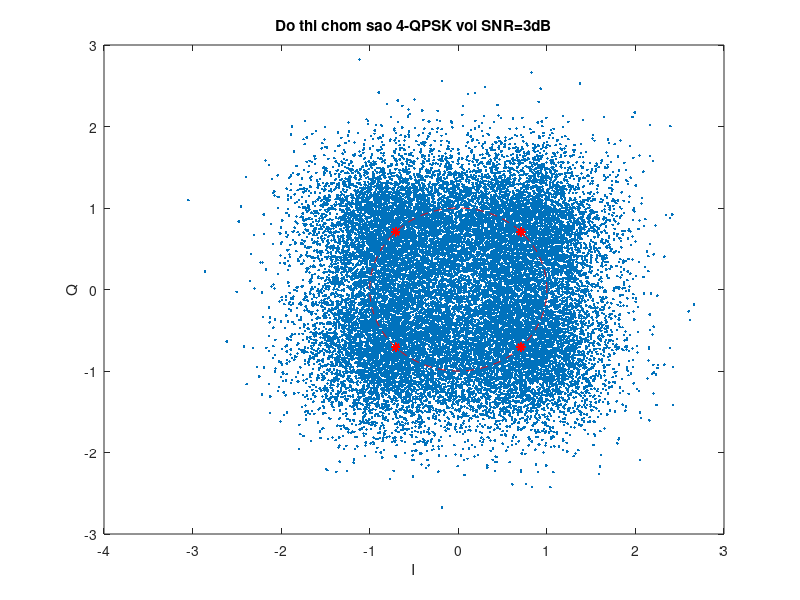

Here is the MATLAB script that generated this plot:
len = 50000;                % Do dai dong bit mo phong
SNR_db = 3;                 % SNR co don vi Decibel
SNR = 10^(SNR_db/10);       % Doi SNR tu Decibel sang lan
bsignal = randi([0 1],1,len);   % Tao dong bit ngau nhien do dai len
% Thuc hien dieu che QPSK
for i=1:2:len
    if bsignal(i)==0 & bsignal(i+1)==0          % 00
        qpsk_signal((i+1)/2) = exp(j*3*pi/4);
    elseif bsignal(i)==0 & bsignal(i+1)==1      % 01
        qpsk_signal((i+1)/2) = exp(j*5*pi/4);   
    elseif bsignal(i)==1 & bsignal(i+1)==1      % 11
        qpsk_signal((i+1)/2) = exp(j*7*pi/4);
    elseif bsignal(i)==1 & bsignal(i+1)==0      % 10
        qpsk_signal((i+1)/2) = exp(j*pi/4);
    end
end
Es = std(qpsk_signal)^2;        % Nang luong ky hieu
N0 = Es/SNR;                    % Cong suat tap am
% Tao nhieu Gauss
noise = sqrt(N0/2)*(randn(1,length(qpsk_signal))+j*randn(1,length(qpsk_signal)));  
qpsk_awgn = qpsk_signal + noise; % Cho tin hieu dieu che di qua kenh AWGN
plot(qpsk_awgn,'.');             % Ve bieu do chom sao tin hieu co nhieu
title('Do thi chom sao 4-QPSK voi SNR=3dB');
xlabel('I');
ylabel('Q');
hold on;
plot(qpsk_signal,'r*');          % Ve bieu do chom sao tin hieu khong nhieu
plot(exp(j*[0:0.01:2*pi]),'r--');
